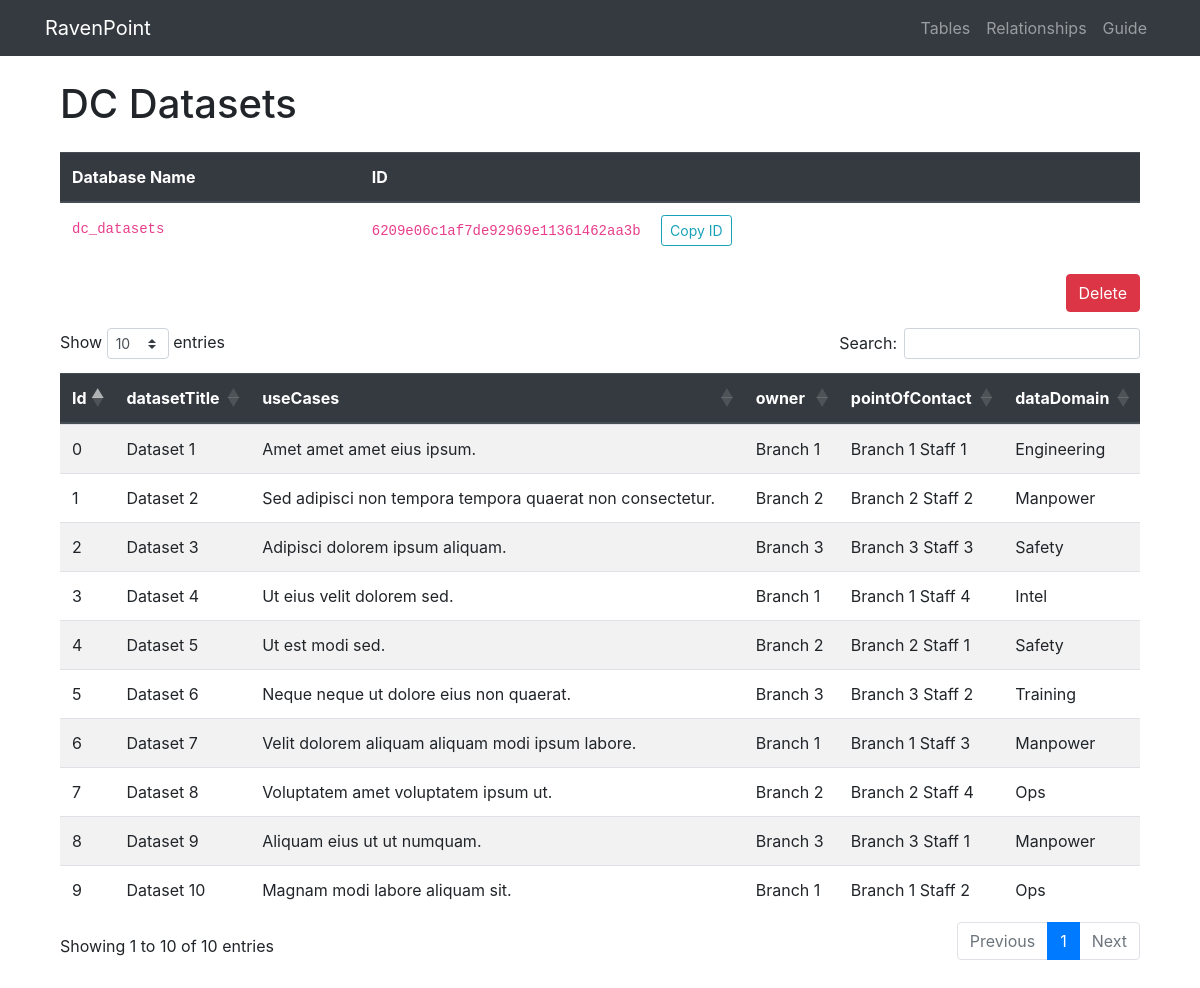
Page /table/6209e06c1af7de92969e11361462aa3b on the committed database.
### project/models.py (models this page shows, shortened)
class Table(db.Model):
  __tablename__ = 'tables'
  id = db.Column(db.String(128), primary_key=True)
  table_name = db.Column(db.String(256), unique=True, index=True)
  table_db_name = db.Column(db.String(256))

### tables this page shows
CREATE TABLE "dc_datasets" (
"Id" INTEGER,
  "datasetTitle" TEXT,
  "useCases" TEXT,
  "owner" TEXT,
  "pointOfContact" TEXT,
  "dataDomain" TEXT
);

### project/admin/views.py (the view)
@admin.route('/table/<string:id>', methods=['GET'])
def table_view(id):
    table = Table.query.filter_by(id=id).first_or_404()
    with sqlite3.connect(conn_string) as conn:
        df = pd.read_sql(f'SELECT * FROM {table.table_db_name}', conn)
    return render_template('table.html', table=df.to_dict('records'), id=id,
                            columns=df.columns.tolist(), table_name=table.table_name,
                            table_db_name=table.table_db_name)

### project/admin/templates/table.html (shortened to what this page needs)
{% extends 'base.html' %}
{% block content %}
<div class="container mt-4 mb-5">
  <h1>{{ table_name }}</h1>
  <table class="table mt-4">
    <thead class="thead-dark">
      <tr>
        <th>Database Name</th>
        <th>ID</th>
      </tr>
    </thead>
    <tr>
      <td><code>{{ table_db_name }}</code></td>
      <td>
        <code>{{ id }}</code>
        <button id="copy-id" class="btn btn-outline-info btn-sm ml-3">Copy ID</button>
      </td>
    </tr>
  </table>
  <div class="text-right">
    <button type="button" class="btn btn-danger" data-toggle="modal" data-target="#deleteTableModal">
      Delete
    </button>
  </div>
  <div class="mt-3">
    <table class="table table-striped mt-5" id="main-table">
      <thead class="thead-dark">
        <tr>
          {% for column in columns %}
          <th scope="col">{{ column }}</th>
          {% endfor %}
        </tr>
      </thead>
      <tbody>
        {% for row in table %}
        <tr>
          {% for item in row.values() %}
          <td>{{ item }}</td>
          {% endfor %}
        </tr>
        {% endfor %}
      </tbody>
    </table>
  </div>
</div>
{% endblock %}

### project/static/css/custom.css (style rules this page uses)
th, td { white-space: no-wrap; }

### rows in the picture
Table: table_name "DC Datasets", table_db_name "dc_datasets", id "6209e06c1af7de92969e11361462aa3b"
dc_datasets: values "0", datasetTitle "Dataset 1", useCases "Amet amet amet eius ipsum.", owner "Branch 1", pointOfContact "Branch 1 Staff 1", dataDomain "Engineering"
dc_datasets: values "1", datasetTitle "Dataset 2", useCases "Sed adipisci non tempora tempora quaerat non consectetur.", owner "Branch 2", pointOfContact "Branch 2 Staff 2", dataDomain "Manpower"
dc_datasets: values "2", datasetTitle "Dataset 3", useCases "Adipisci dolorem ipsum aliquam.", owner "Branch 3", pointOfContact "Branch 3 Staff 3", dataDomain "Safety"
dc_datasets: values "3", datasetTitle "Dataset 4", useCases "Ut eius velit dolorem sed.", owner "Branch 1", pointOfContact "Branch 1 Staff 4", dataDomain "Intel"
dc_datasets: values "4", datasetTitle "Dataset 5", useCases "Ut est modi sed.", owner "Branch 2", pointOfContact "Branch 2 Staff 1", dataDomain "Safety"
dc_datasets: values "5", datasetTitle "Dataset 6", useCases "Neque neque ut dolore eius non quaerat.", owner "Branch 3", pointOfContact "Branch 3 Staff 2", dataDomain "Training"
dc_datasets: values "6", datasetTitle "Dataset 7", useCases "Velit dolorem aliquam aliquam modi ipsum labore.", owner "Branch 1", pointOfContact "Branch 1 Staff 3", dataDomain "Manpower"
dc_datasets: values "7", datasetTitle "Dataset 8", useCases "Voluptatem amet voluptatem ipsum ut.", owner "Branch 2", pointOfContact "Branch 2 Staff 4", dataDomain "Ops"
dc_datasets: values "8", datasetTitle "Dataset 9", useCases "Aliquam eius ut ut numquam.", owner "Branch 3", pointOfContact "Branch 3 Staff 1", dataDomain "Manpower"
dc_datasets: values "9", datasetTitle "Dataset 10", useCases "Magnam modi labore aliquam sit.", owner "Branch 1", pointOfContact "Branch 1 Staff 2", dataDomain "Ops"

### other values in the picture
{{ column }} "Id" "datasetTitle" "useCases" "owner" "pointOfContact" "dataDomain"
